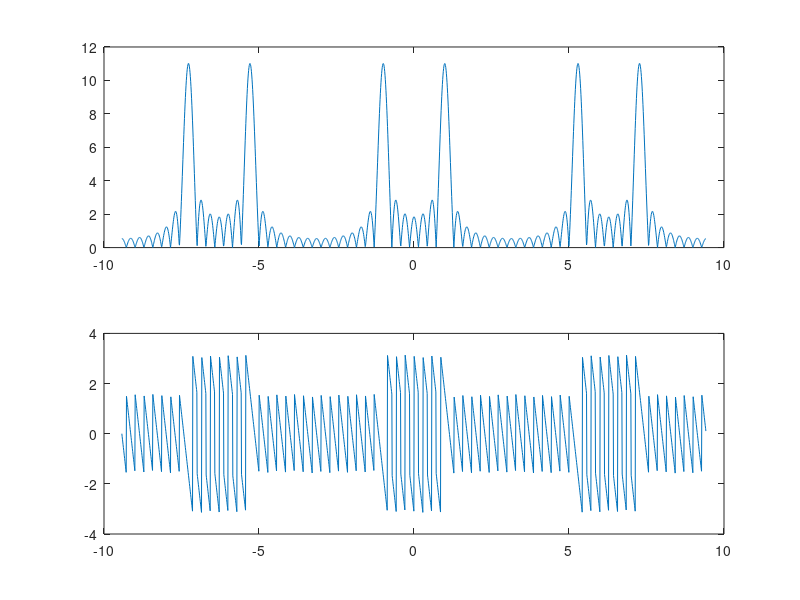
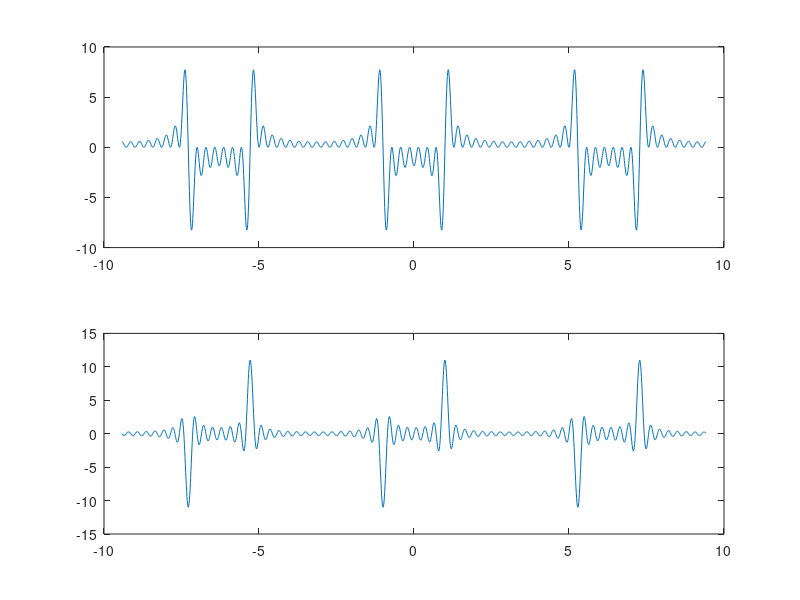

Here is the MATLAB script that generated these plots, in order:
function X = dtft()

	t = -10:10; 
	%x = zeros(100);
	%for i=5:50
		%x(i) = 1;
	%end
	%x(50)=1;
	%x = 0.5.^t;
	x = cos(t);;
	N0 = 0;
	w = -3.*pi:0.01:3.*pi;
	
	X = zeros(size(w));

	for i=1:length(w)
		X(i)=0;
		for n = 1:length(x) 
			X(i) = X(i) + x(n).*exp(-1i.*w(i).*(n-N0));
			
		end
	end
% Plot the DTFT magnitude and phase
figure;
subplot(211); plot(w, abs(X));
subplot(212); plot(w, angle(X));
% Plot the DTFT real and imaginary components figure;
figure;
subplot(211); plot(w, real(X));
subplot(212); plot(w, imag(X));
end	


